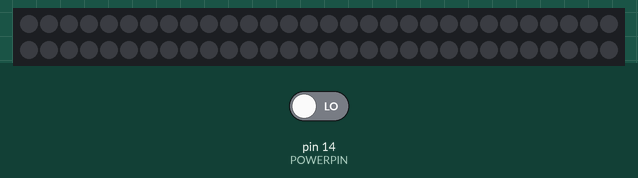
Bench run of a sketch on a simulated Arduino Uno, built with avr-gcc and run on an emulated ATmega328P. On the bench: 60 RGB LEDs in strip order, left to right, continuing on the next row. The test bench sets the inputs (shaded band); at power-on: pin 14 (POWERPIN) LOW. Random numbers use the default seed unless the sketch sets one.

Above: at 2.8 s.
2.9 s: pin 14 (POWERPIN) driven HIGH
At 3.21 s:
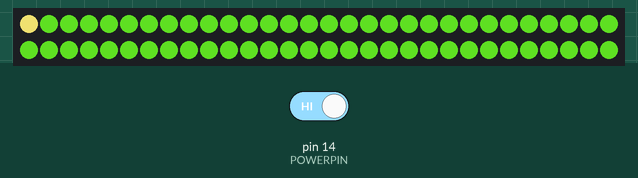
5.5 s: pin 14 (POWERPIN) driven LOW
At 5.8 s:
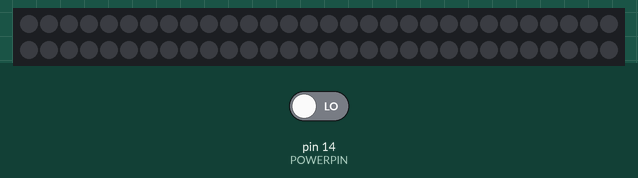
7.0 s: pin 14 (POWERPIN) driven HIGH
At 7.73 s:
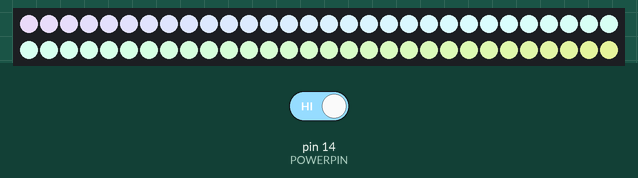
Timing chart, 0 to 10.0 s (numbered marks = the images above; inputs shaded):
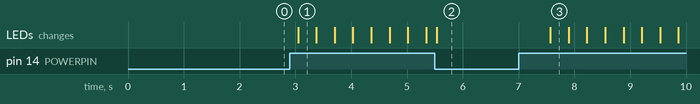

Measured:
- after the input at 2.9 s, the LEDs: change after 0.15 s (image 1)
- after the input at 7.0 s, the LEDs: change after 0.57 s (image 3)

The sketch:

Neo-Internal.ino
```cpp
#include "Adafruit_NeoPixel.h"

// Which pin on the Arduino is connected to the NeoPixels?
#define LEDPIN         10

// Which pin on the Arduino is connected to the Power Line?
#define POWERPIN       14

// How many NeoPixels are attached to the Arduino?
#define NUMPIXELS      60

// Define the fastest possible color change frequency
#define FREQ_MAX       150

// Change this number to get different flow patterns
// you may also change this to a variable that is randomly generated to get a pattern each run
#define RNGSEED        665

// define the default maximum color brightness (between 2 and 128)
int amplitude = 128;

Adafruit_NeoPixel pixels = Adafruit_NeoPixel(NUMPIXELS, LEDPIN, NEO_GRB + NEO_KHZ800);

uint32_t spot = 0;
int w_red,p_red,w_green,p_green,w_blue,p_blue;

void setup() {
  pixels.begin(); // This initializes the NeoPixel library.
  randomSeed(RNGSEED);
  w_red = random(FREQ_MAX);
  p_red = random();
  w_green = random(FREQ_MAX);
  p_green = random();
  w_blue = random(FREQ_MAX);
  p_blue = random();
  pinMode(POWERPIN, INPUT);
}

void loop() {
  if (digitalRead(POWERPIN)) {
    for(int i=0;i<NUMPIXELS;i++){
      pixels.setPixelColor(i,
        pixels.Color(
          (amplitude - 1)*sin((float)w_red*(float)(spot-i)/1800.0 + (float)p_red) + amplitude,
          (amplitude - 1)*sin((float)w_green*(float)(spot-i)/1800.0 + (float)p_green) + amplitude,
          (amplitude - 1)*sin((float)w_blue*(float)(spot-i)/1800.0 + (float)p_blue) + amplitude)
        );
    }
    pixels.show();
    spot++;
  }
  else {
    for(int i=0;i<NUMPIXELS;i++){
      pixels.setPixelColor(i, pixels.Color(0, 0, 0));
    }
    pixels.show();
    delay(1000);
  }
}

/*
#include "Adafruit_NeoPixel.h"

#define COLORPIN  6
#define NUMPIXELS 60
#define DISPLAYS  3

int current_color[DISPLAYS][3];
int target_color[DISPLAYS][3];
int display_pixels[DISPLAYS];
char message[60];
uint8_t str_postion = 0;
uint16_t red;
uint16_t green;
uint16_t blue;
uint16_t display;

Adafruit_NeoPixel pixels = Adafruit_NeoPixel(NUMPIXELS, COLORPIN, NEO_GRB + NEO_KHZ800);

void setup_displays()
{
  int sections = NUMPIXELS/(DISPLAYS - 1);
  display_pixels[0] = 0;
  for (int i = 1; i < DISPLAYS; i++)
  {
    display_pixels[i] = display_pixels[i - 1] + sections;
  }
  display_pixels[DISPLAYS - 1] = NUMPIXELS - 1;
}

bool pixel_change(int d)
{
  return (current_color[d][0] != target_color[d][0] || current_color[d][1] != target_color[d][1] || current_color[d][2] != target_color[d][2]);
}

int get_display(int p)
{
  for (int i = 0; i < DISPLAYS; i++)
  {
    if (p == display_pixels[i])
      return i;
  }
  return -1;
}

void update_pixel(int d)
{
  for (int i; i < 3; i++)
  {
    if (target_color[d][i] > current_color[d][i])
    {
      current_color[d][i]++;
    }
    else if (target_color[d][i] < current_color[d][i])
    {
      current_color[d][i]--;
    }
  }
}

bool is_pixel(int p)
{
  for (int i = 0; i < DISPLAYS; i++)
  {
    if (p == display_pixels[i])
    {
      return true;
    }
  }
  return false;
}

int get_leading_pixel(int p)
{
  for (int i = 0; i < DISPLAYS; i++)
  {
    if (p < display_pixels[i])
    {
      return i;
    }
  }
}

void setup() {
    Serial.begin(9600);
    pixels.begin();
    delay(5000);
    setup_displays();
}

void loop() {
  while (Serial.available() > 0)
  {
    message[str_postion] = Serial.read();
    if (message[str_postion] == '\n')
    {
      message[str_postion + 1] = '\0';
      str_postion = 0;
      if (message[0] == 'T')
      {
        Serial.print("GREEN!\n");
      }
      else if (sscanf(message, "(%u, %u, %u, %u)\n", &red, &green, &blue, &display) == 4)
      {
        target_color[display][0] = (uint8_t)red;
        target_color[display][1] = (uint8_t)green;
        target_color[display][2] = (uint8_t)blue;
      }
      else
      {
        Serial.print("PARSE\n");
      }
    }
    else
    {
      str_postion++;
    }
  }
  delay(10);
  if (DISPLAYS == 1)
  {
    if (pixel_change(0))
    {
      update_pixel(0);
      for (int i; i < NUMPIXELS; i++)
      {
        pixels.setPixelColor(i, pixels.Color(current_color[0][0], current_color[0][1], current_color[0][2]));
      }
      pixels.show();
    }
  }
  else
  {
    bool change = false;
    for (int d = 0; d < DISPLAYS; d++)
    {
      if (pixel_change(d))
      {
        update_pixel(d);
        change = true;
      }
    }
    if (change)
    {
      for (int p = 0; p < NUMPIXELS; p++)
      {
        if (is_pixel(p))
        {
          int d = get_display(p);
          pixels.setPixelColor(p, pixels.Color(current_color[d][0], current_color[d][1], current_color[d][2]));
        }
        else
        {
          int d = get_leading_pixel(p);
          double leading;
          double trailing;
          double l_factor = 1 - ((double)display_pixels[d] - (double)p)/(double)NUMPIXELS;
          double t_factor = 1 - ((double)p - (double)display_pixels[d-1])/(double)NUMPIXELS;
          int colors[3];
          for (int c = 0; c < 3; c++)
          {
            colors[c] = (int)(l_factor*(double)current_color[d][c] + t_factor*(double)current_color[d - 1][c]);
          }
          pixels.setPixelColor(p, pixels.Color(colors[0], colors[1], colors[2]));
        }
      }
      pixels.show();
    }
  }
}*/
```
